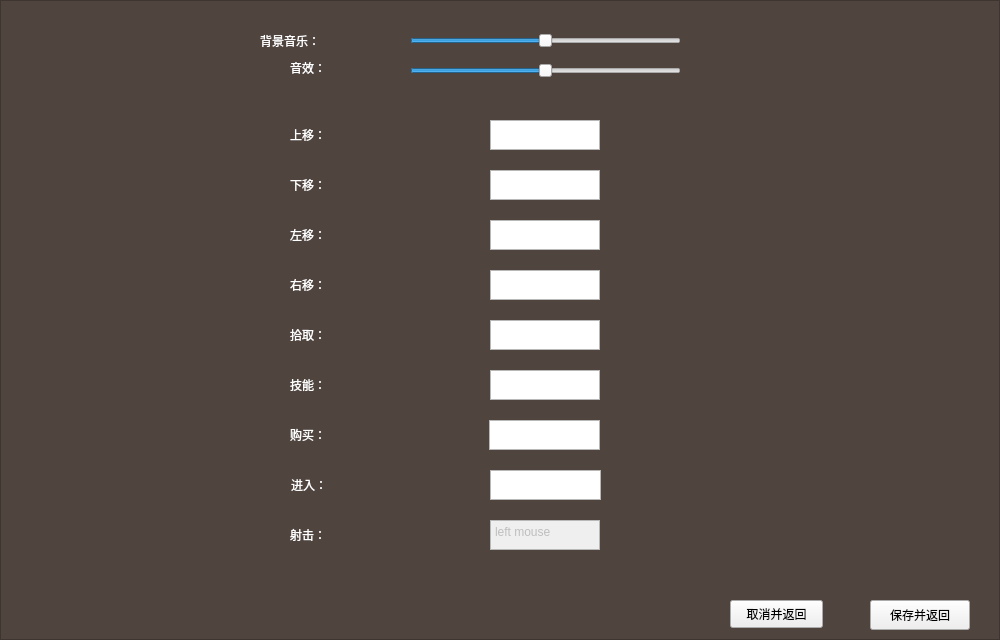
<?xml version="1.0" encoding="UTF-8"?>
<ui version="4.0">
 <class>SettingWidget</class>
 <widget class="QWidget" name="SettingWidget">
  <property name="enabled">
   <bool>true</bool>
  </property>
  <property name="geometry">
   <rect>
    <x>0</x>
    <y>0</y>
    <width>1000</width>
    <height>640</height>
   </rect>
  </property>
  <property name="windowTitle">
   <string>Form</string>
  </property>
  <property name="layoutDirection">
   <enum>Qt::RightToLeft</enum>
  </property>
  <widget class="QLabel" name="BGM">
   <property name="geometry">
    <rect>
     <x>260</x>
     <y>30</y>
     <width>101</width>
     <height>21</height>
    </rect>
   </property>
   <property name="styleSheet">
    <string notr="true">color:white;</string>
   </property>
   <property name="text">
    <string>背景音乐：</string>
   </property>
  </widget>
  <widget class="QSlider" name="BGMSlider">
   <property name="geometry">
    <rect>
     <x>410</x>
     <y>30</y>
     <width>271</width>
     <height>22</height>
    </rect>
   </property>
   <property name="layoutDirection">
    <enum>Qt::LeftToRight</enum>
   </property>
   <property name="maximum">
    <number>100</number>
   </property>
   <property name="sliderPosition">
    <number>50</number>
   </property>
   <property name="orientation">
    <enum>Qt::Horizontal</enum>
   </property>
  </widget>
  <widget class="QLabel" name="sound">
   <property name="geometry">
    <rect>
     <x>290</x>
     <y>60</y>
     <width>81</width>
     <height>16</height>
    </rect>
   </property>
   <property name="styleSheet">
    <string notr="true">color:white;</string>
   </property>
   <property name="text">
    <string>音效：</string>
   </property>
  </widget>
  <widget class="QSlider" name="soundSlider">
   <property name="geometry">
    <rect>
     <x>410</x>
     <y>60</y>
     <width>271</width>
     <height>22</height>
    </rect>
   </property>
   <property name="layoutDirection">
    <enum>Qt::LeftToRight</enum>
   </property>
   <property name="maximum">
    <number>100</number>
   </property>
   <property name="value">
    <number>50</number>
   </property>
   <property name="orientation">
    <enum>Qt::Horizontal</enum>
   </property>
  </widget>
  <widget class="QPushButton" name="Save">
   <property name="geometry">
    <rect>
     <x>870</x>
     <y>600</y>
     <width>100</width>
     <height>30</height>
    </rect>
   </property>
   <property name="text">
    <string>保存并返回</string>
   </property>
  </widget>
  <widget class="QLabel" name="upMove">
   <property name="geometry">
    <rect>
     <x>290</x>
     <y>120</y>
     <width>80</width>
     <height>30</height>
    </rect>
   </property>
   <property name="styleSheet">
    <string notr="true">color:white;</string>
   </property>
   <property name="text">
    <string>上移：</string>
   </property>
  </widget>
  <widget class="QLabel" name="downMove">
   <property name="geometry">
    <rect>
     <x>290</x>
     <y>170</y>
     <width>80</width>
     <height>30</height>
    </rect>
   </property>
   <property name="styleSheet">
    <string notr="true">color:white;</string>
   </property>
   <property name="text">
    <string>下移：</string>
   </property>
  </widget>
  <widget class="QLabel" name="leftMove">
   <property name="geometry">
    <rect>
     <x>290</x>
     <y>220</y>
     <width>80</width>
     <height>30</height>
    </rect>
   </property>
   <property name="styleSheet">
    <string notr="true">color:white;</string>
   </property>
   <property name="text">
    <string>左移：</string>
   </property>
  </widget>
  <widget class="QLabel" name="rightMove">
   <property name="geometry">
    <rect>
     <x>290</x>
     <y>270</y>
     <width>80</width>
     <height>30</height>
    </rect>
   </property>
   <property name="styleSheet">
    <string notr="true">color:white;</string>
   </property>
   <property name="text">
    <string>右移：</string>
   </property>
  </widget>
  <widget class="QLabel" name="shot">
   <property name="geometry">
    <rect>
     <x>290</x>
     <y>520</y>
     <width>80</width>
     <height>30</height>
    </rect>
   </property>
   <property name="styleSheet">
    <string notr="true">color:white;</string>
   </property>
   <property name="text">
    <string>射击：</string>
   </property>
  </widget>
  <widget class="QLabel" name="buy">
   <property name="geometry">
    <rect>
     <x>290</x>
     <y>420</y>
     <width>80</width>
     <height>30</height>
    </rect>
   </property>
   <property name="styleSheet">
    <string notr="true">color:white;</string>
   </property>
   <property name="text">
    <string>购买：</string>
   </property>
  </widget>
  <widget class="QLabel" name="pick">
   <property name="geometry">
    <rect>
     <x>290</x>
     <y>320</y>
     <width>80</width>
     <height>30</height>
    </rect>
   </property>
   <property name="styleSheet">
    <string notr="true">color:white;</string>
   </property>
   <property name="text">
    <string>拾取：</string>
   </property>
  </widget>
  <widget class="QLabel" name="skill">
   <property name="geometry">
    <rect>
     <x>290</x>
     <y>370</y>
     <width>80</width>
     <height>30</height>
    </rect>
   </property>
   <property name="styleSheet">
    <string notr="true">color:white;</string>
   </property>
   <property name="text">
    <string>技能：</string>
   </property>
  </widget>
  <widget class="QTextEdit" name="upMoveText">
   <property name="geometry">
    <rect>
     <x>490</x>
     <y>120</y>
     <width>110</width>
     <height>30</height>
    </rect>
   </property>
   <property name="html">
    <string>&lt;!DOCTYPE HTML PUBLIC &quot;-//W3C//DTD HTML 4.0//EN&quot; &quot;http://www.w3.org/TR/REC-html40/strict.dtd&quot;&gt;
&lt;html&gt;&lt;head&gt;&lt;meta name=&quot;qrichtext&quot; content=&quot;1&quot; /&gt;&lt;style type=&quot;text/css&quot;&gt;
p, li { white-space: pre-wrap; }
&lt;/style&gt;&lt;/head&gt;&lt;body style=&quot; font-family:'SimSun'; font-size:9pt; font-weight:400; font-style:normal;&quot;&gt;
&lt;p style=&quot;-qt-paragraph-type:empty; margin-top:0px; margin-bottom:0px; margin-left:0px; margin-right:0px; -qt-block-indent:0; text-indent:0px;&quot;&gt;&lt;br /&gt;&lt;/p&gt;&lt;/body&gt;&lt;/html&gt;</string>
   </property>
   <property name="placeholderText">
    <string/>
   </property>
  </widget>
  <widget class="QTextEdit" name="downMoveText">
   <property name="geometry">
    <rect>
     <x>490</x>
     <y>170</y>
     <width>110</width>
     <height>30</height>
    </rect>
   </property>
   <property name="html">
    <string>&lt;!DOCTYPE HTML PUBLIC &quot;-//W3C//DTD HTML 4.0//EN&quot; &quot;http://www.w3.org/TR/REC-html40/strict.dtd&quot;&gt;
&lt;html&gt;&lt;head&gt;&lt;meta name=&quot;qrichtext&quot; content=&quot;1&quot; /&gt;&lt;style type=&quot;text/css&quot;&gt;
p, li { white-space: pre-wrap; }
&lt;/style&gt;&lt;/head&gt;&lt;body style=&quot; font-family:'SimSun'; font-size:9pt; font-weight:400; font-style:normal;&quot;&gt;
&lt;p style=&quot;-qt-paragraph-type:empty; margin-top:0px; margin-bottom:0px; margin-left:0px; margin-right:0px; -qt-block-indent:0; text-indent:0px;&quot;&gt;&lt;br /&gt;&lt;/p&gt;&lt;/body&gt;&lt;/html&gt;</string>
   </property>
   <property name="placeholderText">
    <string/>
   </property>
  </widget>
  <widget class="QTextEdit" name="rightMoveText">
   <property name="geometry">
    <rect>
     <x>490</x>
     <y>270</y>
     <width>110</width>
     <height>30</height>
    </rect>
   </property>
   <property name="html">
    <string>&lt;!DOCTYPE HTML PUBLIC &quot;-//W3C//DTD HTML 4.0//EN&quot; &quot;http://www.w3.org/TR/REC-html40/strict.dtd&quot;&gt;
&lt;html&gt;&lt;head&gt;&lt;meta name=&quot;qrichtext&quot; content=&quot;1&quot; /&gt;&lt;style type=&quot;text/css&quot;&gt;
p, li { white-space: pre-wrap; }
&lt;/style&gt;&lt;/head&gt;&lt;body style=&quot; font-family:'SimSun'; font-size:9pt; font-weight:400; font-style:normal;&quot;&gt;
&lt;p style=&quot;-qt-paragraph-type:empty; margin-top:0px; margin-bottom:0px; margin-left:0px; margin-right:0px; -qt-block-indent:0; text-indent:0px;&quot;&gt;&lt;br /&gt;&lt;/p&gt;&lt;/body&gt;&lt;/html&gt;</string>
   </property>
   <property name="placeholderText">
    <string/>
   </property>
  </widget>
  <widget class="QTextEdit" name="leftMoveText">
   <property name="geometry">
    <rect>
     <x>490</x>
     <y>220</y>
     <width>110</width>
     <height>30</height>
    </rect>
   </property>
   <property name="html">
    <string>&lt;!DOCTYPE HTML PUBLIC &quot;-//W3C//DTD HTML 4.0//EN&quot; &quot;http://www.w3.org/TR/REC-html40/strict.dtd&quot;&gt;
&lt;html&gt;&lt;head&gt;&lt;meta name=&quot;qrichtext&quot; content=&quot;1&quot; /&gt;&lt;style type=&quot;text/css&quot;&gt;
p, li { white-space: pre-wrap; }
&lt;/style&gt;&lt;/head&gt;&lt;body style=&quot; font-family:'SimSun'; font-size:9pt; font-weight:400; font-style:normal;&quot;&gt;
&lt;p style=&quot;-qt-paragraph-type:empty; margin-top:0px; margin-bottom:0px; margin-left:0px; margin-right:0px; -qt-block-indent:0; text-indent:0px;&quot;&gt;&lt;br /&gt;&lt;/p&gt;&lt;/body&gt;&lt;/html&gt;</string>
   </property>
   <property name="placeholderText">
    <string/>
   </property>
  </widget>
  <widget class="QTextEdit" name="skillText">
   <property name="geometry">
    <rect>
     <x>490</x>
     <y>370</y>
     <width>110</width>
     <height>30</height>
    </rect>
   </property>
   <property name="layoutDirection">
    <enum>Qt::RightToLeft</enum>
   </property>
   <property name="html">
    <string>&lt;!DOCTYPE HTML PUBLIC &quot;-//W3C//DTD HTML 4.0//EN&quot; &quot;http://www.w3.org/TR/REC-html40/strict.dtd&quot;&gt;
&lt;html&gt;&lt;head&gt;&lt;meta name=&quot;qrichtext&quot; content=&quot;1&quot; /&gt;&lt;style type=&quot;text/css&quot;&gt;
p, li { white-space: pre-wrap; }
&lt;/style&gt;&lt;/head&gt;&lt;body style=&quot; font-family:'SimSun'; font-size:9pt; font-weight:400; font-style:normal;&quot;&gt;
&lt;p style=&quot;-qt-paragraph-type:empty; margin-top:0px; margin-bottom:0px; margin-left:0px; margin-right:0px; -qt-block-indent:0; text-indent:0px;&quot;&gt;&lt;br /&gt;&lt;/p&gt;&lt;/body&gt;&lt;/html&gt;</string>
   </property>
   <property name="placeholderText">
    <string/>
   </property>
  </widget>
  <widget class="QTextEdit" name="buyText">
   <property name="geometry">
    <rect>
     <x>489</x>
     <y>420</y>
     <width>111</width>
     <height>30</height>
    </rect>
   </property>
   <property name="layoutDirection">
    <enum>Qt::LeftToRight</enum>
   </property>
   <property name="html">
    <string>&lt;!DOCTYPE HTML PUBLIC &quot;-//W3C//DTD HTML 4.0//EN&quot; &quot;http://www.w3.org/TR/REC-html40/strict.dtd&quot;&gt;
&lt;html&gt;&lt;head&gt;&lt;meta name=&quot;qrichtext&quot; content=&quot;1&quot; /&gt;&lt;style type=&quot;text/css&quot;&gt;
p, li { white-space: pre-wrap; }
&lt;/style&gt;&lt;/head&gt;&lt;body style=&quot; font-family:'SimSun'; font-size:9pt; font-weight:400; font-style:normal;&quot;&gt;
&lt;p style=&quot;-qt-paragraph-type:empty; margin-top:0px; margin-bottom:0px; margin-left:0px; margin-right:0px; -qt-block-indent:0; text-indent:0px;&quot;&gt;&lt;br /&gt;&lt;/p&gt;&lt;/body&gt;&lt;/html&gt;</string>
   </property>
   <property name="placeholderText">
    <string/>
   </property>
  </widget>
  <widget class="QTextEdit" name="pickText">
   <property name="geometry">
    <rect>
     <x>490</x>
     <y>320</y>
     <width>110</width>
     <height>30</height>
    </rect>
   </property>
   <property name="html">
    <string>&lt;!DOCTYPE HTML PUBLIC &quot;-//W3C//DTD HTML 4.0//EN&quot; &quot;http://www.w3.org/TR/REC-html40/strict.dtd&quot;&gt;
&lt;html&gt;&lt;head&gt;&lt;meta name=&quot;qrichtext&quot; content=&quot;1&quot; /&gt;&lt;style type=&quot;text/css&quot;&gt;
p, li { white-space: pre-wrap; }
&lt;/style&gt;&lt;/head&gt;&lt;body style=&quot; font-family:'SimSun'; font-size:9pt; font-weight:400; font-style:normal;&quot;&gt;
&lt;p style=&quot;-qt-paragraph-type:empty; margin-top:0px; margin-bottom:0px; margin-left:0px; margin-right:0px; -qt-block-indent:0; text-indent:0px;&quot;&gt;&lt;br /&gt;&lt;/p&gt;&lt;/body&gt;&lt;/html&gt;</string>
   </property>
   <property name="placeholderText">
    <string/>
   </property>
  </widget>
  <widget class="QTextEdit" name="shotText">
   <property name="enabled">
    <bool>false</bool>
   </property>
   <property name="geometry">
    <rect>
     <x>490</x>
     <y>520</y>
     <width>110</width>
     <height>30</height>
    </rect>
   </property>
   <property name="html">
    <string>&lt;!DOCTYPE HTML PUBLIC &quot;-//W3C//DTD HTML 4.0//EN&quot; &quot;http://www.w3.org/TR/REC-html40/strict.dtd&quot;&gt;
&lt;html&gt;&lt;head&gt;&lt;meta name=&quot;qrichtext&quot; content=&quot;1&quot; /&gt;&lt;style type=&quot;text/css&quot;&gt;
p, li { white-space: pre-wrap; }
&lt;/style&gt;&lt;/head&gt;&lt;body style=&quot; font-family:'SimSun'; font-size:9pt; font-weight:400; font-style:normal;&quot;&gt;
&lt;p style=&quot; margin-top:0px; margin-bottom:0px; margin-left:0px; margin-right:0px; -qt-block-indent:0; text-indent:0px;&quot;&gt;left mouse&lt;/p&gt;&lt;/body&gt;&lt;/html&gt;</string>
   </property>
   <property name="placeholderText">
    <string/>
   </property>
  </widget>
  <widget class="QPushButton" name="Back">
   <property name="geometry">
    <rect>
     <x>730</x>
     <y>600</y>
     <width>93</width>
     <height>28</height>
    </rect>
   </property>
   <property name="text">
    <string>取消并返回</string>
   </property>
  </widget>
  <widget class="QListView" name="listView">
   <property name="geometry">
    <rect>
     <x>0</x>
     <y>0</y>
     <width>1000</width>
     <height>640</height>
    </rect>
   </property>
   <property name="styleSheet">
    <string notr="true">background-color:rgb(80, 68, 62);</string>
   </property>
  </widget>
  <widget class="QTextEdit" name="inPartolText">
   <property name="geometry">
    <rect>
     <x>490</x>
     <y>470</y>
     <width>111</width>
     <height>30</height>
    </rect>
   </property>
   <property name="layoutDirection">
    <enum>Qt::LeftToRight</enum>
   </property>
   <property name="html">
    <string>&lt;!DOCTYPE HTML PUBLIC &quot;-//W3C//DTD HTML 4.0//EN&quot; &quot;http://www.w3.org/TR/REC-html40/strict.dtd&quot;&gt;
&lt;html&gt;&lt;head&gt;&lt;meta name=&quot;qrichtext&quot; content=&quot;1&quot; /&gt;&lt;style type=&quot;text/css&quot;&gt;
p, li { white-space: pre-wrap; }
&lt;/style&gt;&lt;/head&gt;&lt;body style=&quot; font-family:'SimSun'; font-size:9pt; font-weight:400; font-style:normal;&quot;&gt;
&lt;p style=&quot;-qt-paragraph-type:empty; margin-top:0px; margin-bottom:0px; margin-left:0px; margin-right:0px; -qt-block-indent:0; text-indent:0px;&quot;&gt;&lt;br /&gt;&lt;/p&gt;&lt;/body&gt;&lt;/html&gt;</string>
   </property>
   <property name="placeholderText">
    <string/>
   </property>
  </widget>
  <widget class="QLabel" name="inPartol">
   <property name="geometry">
    <rect>
     <x>291</x>
     <y>470</y>
     <width>80</width>
     <height>30</height>
    </rect>
   </property>
   <property name="styleSheet">
    <string notr="true">color:white;</string>
   </property>
   <property name="text">
    <string>进入：</string>
   </property>
  </widget>
  <zorder>listView</zorder>
  <zorder>BGM</zorder>
  <zorder>BGMSlider</zorder>
  <zorder>sound</zorder>
  <zorder>soundSlider</zorder>
  <zorder>Save</zorder>
  <zorder>upMove</zorder>
  <zorder>downMove</zorder>
  <zorder>leftMove</zorder>
  <zorder>rightMove</zorder>
  <zorder>shot</zorder>
  <zorder>buy</zorder>
  <zorder>pick</zorder>
  <zorder>skill</zorder>
  <zorder>upMoveText</zorder>
  <zorder>downMoveText</zorder>
  <zorder>rightMoveText</zorder>
  <zorder>leftMoveText</zorder>
  <zorder>skillText</zorder>
  <zorder>buyText</zorder>
  <zorder>pickText</zorder>
  <zorder>shotText</zorder>
  <zorder>Back</zorder>
  <zorder>inPartolText</zorder>
  <zorder>inPartol</zorder>
 </widget>
 <resources/>
 <connections/>
</ui>
